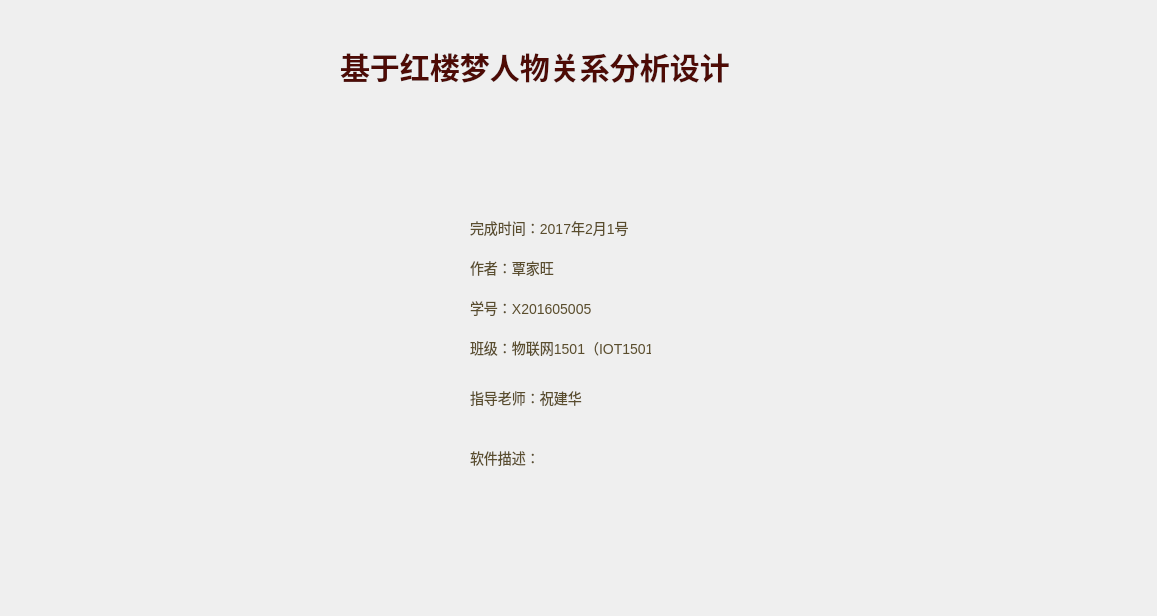
<?xml version="1.0" encoding="UTF-8"?>
<ui version="4.0">
 <class>SoftInfo</class>
 <widget class="QDialog" name="SoftInfo">
  <property name="geometry">
   <rect>
    <x>0</x>
    <y>0</y>
    <width>1157</width>
    <height>616</height>
   </rect>
  </property>
  <property name="windowTitle">
   <string>Dialog</string>
  </property>
  <widget class="QLabel" name="label">
   <property name="geometry">
    <rect>
     <x>340</x>
     <y>40</y>
     <width>601</width>
     <height>51</height>
    </rect>
   </property>
   <property name="styleSheet">
    <string notr="true">font-size:30px;
color: rgb(78, 11, 5);
font-weight:bold;</string>
   </property>
   <property name="text">
    <string>基于红楼梦人物关系分析设计</string>
   </property>
  </widget>
  <widget class="QLabel" name="label_2">
   <property name="geometry">
    <rect>
     <x>470</x>
     <y>450</y>
     <width>281</width>
     <height>16</height>
    </rect>
   </property>
   <property name="styleSheet">
    <string notr="true">font-size:14px;
color: rgb(90, 77, 45);</string>
   </property>
   <property name="text">
    <string>软件描述：</string>
   </property>
  </widget>
  <widget class="QLabel" name="label_3">
   <property name="geometry">
    <rect>
     <x>470</x>
     <y>220</y>
     <width>201</width>
     <height>16</height>
    </rect>
   </property>
   <property name="styleSheet">
    <string notr="true">font-size:14px;
color: rgb(90, 77, 45);</string>
   </property>
   <property name="text">
    <string>完成时间：2017年2月1号</string>
   </property>
  </widget>
  <widget class="QLabel" name="label_4">
   <property name="geometry">
    <rect>
     <x>470</x>
     <y>260</y>
     <width>231</width>
     <height>16</height>
    </rect>
   </property>
   <property name="styleSheet">
    <string notr="true">font-size:14px;
color: rgb(90, 77, 45);</string>
   </property>
   <property name="text">
    <string>作者：覃家旺</string>
   </property>
  </widget>
  <widget class="QLabel" name="label_5">
   <property name="geometry">
    <rect>
     <x>470</x>
     <y>300</y>
     <width>161</width>
     <height>16</height>
    </rect>
   </property>
   <property name="styleSheet">
    <string notr="true">font-size:14px;
color: rgb(90, 77, 45);</string>
   </property>
   <property name="text">
    <string>学号：X201605005</string>
   </property>
  </widget>
  <widget class="QLabel" name="label_6">
   <property name="geometry">
    <rect>
     <x>470</x>
     <y>340</y>
     <width>181</width>
     <height>16</height>
    </rect>
   </property>
   <property name="styleSheet">
    <string notr="true">font-size:14px;
color: rgb(90, 77, 45);</string>
   </property>
   <property name="text">
    <string>班级：物联网1501（IOT1501）</string>
   </property>
  </widget>
  <widget class="QLabel" name="label_7">
   <property name="geometry">
    <rect>
     <x>470</x>
     <y>390</y>
     <width>171</width>
     <height>16</height>
    </rect>
   </property>
   <property name="styleSheet">
    <string notr="true">font-size:14px;
color: rgb(90, 77, 45);</string>
   </property>
   <property name="text">
    <string>指导老师：祝建华</string>
   </property>
  </widget>
 </widget>
 <resources/>
 <connections/>
</ui>
